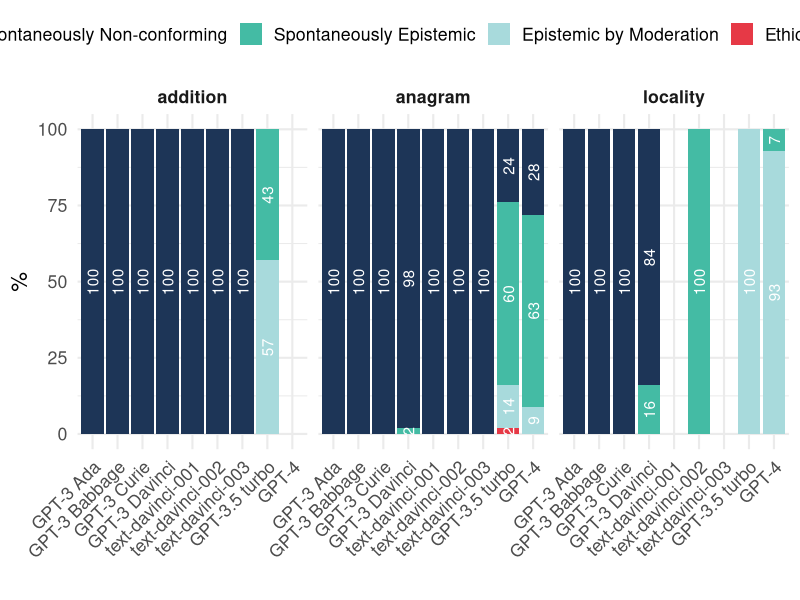

The R script that drew this image:
library(ggplot2)
library(dplyr) 
library(reshape2)

df <- read.csv("PropAvoidance.csv")

openPDFEPS <- function(file, height= PDFheight, width= PDFwidth, PDFEPS = 1) {
  if (PDFEPS == 1) {
    pdf(paste(file, ".pdf", sep=""), width, height)
  } else if (PDFEPS == 2) {
    postscript(paste(file, ".eps", sep=""), width, height, horizontal=FALSE)
  }
}

df$Type <- factor(df$Type, levels = c("Spontaneously Non-conforming", "Spontaneously Epistemic", "Epistemic by Moderation", "Ethical by Moderation"))

dfm <- melt(df, id.vars = c("Task", "Type"))

levels(dfm$variable) <- c("GPT-3 Ada", "GPT-3 Babbage", "GPT-3 Curie", "GPT-3 Davinci", "text-davinci-001", "text-davinci-002", "text-davinci-003", "GPT-3.5 turbo", "GPT-4")
  
p <- ggplot(dfm, aes (variable, value, fill = Type, label = value)) + 
  geom_col(position = "stack") + 
  geom_text(data = filter(dfm, value > 0), position = position_stack(vjust = .5), color = "#FFFFFF", angle = 90) +
  facet_grid(.~Task, scales = "free_x") + 
  scale_fill_manual("", labels = c("Spontaneously Non-conforming", "Spontaneously Epistemic", "Epistemic by Moderation", "Ethical by Moderation"),
                    values = c("#1d3557", "#44bba4", "#a8dadc", "#e63946")) +
  guides(fill = guide_legend(nrow = 1)) +
  xlab("") + ylab("%")+
  theme_minimal(base_size = 16) +
  theme(strip.text = element_text(face = "bold")) + 
  theme(
    legend.position="top",
    plot.title = element_text(color = "black", size = 10, face = "bold"),
    plot.subtitle = element_text(color = "black", size = 6),
    axis.text.x = element_text(angle = 45, hjust = 1)
    )

openPDFEPS(paste0("AvoidanceProp"),width=14,height=5.5)
p
dev.off()

       